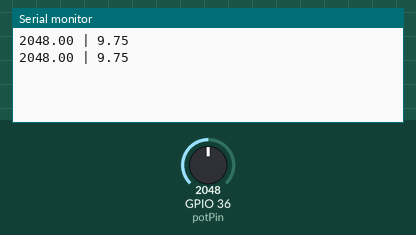
Recording of a sketch running on a simulated ESP32. Parts: the last lines printed to the serial monitor. Inputs (shaded band) come from the test bench; at power-on: GPIO 36 (potPin) = 2048. WiFi joins after 1.5 s; servers stay silent unless stated.

Above: at 4.0 s.
4.1 s: GPIO 36 (potPin) set to 2866
At 5.2 s:
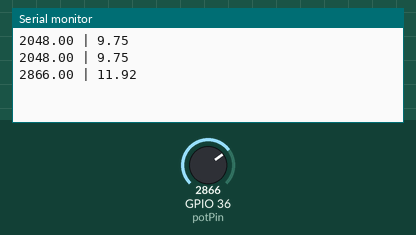
5.6 s: GPIO 36 (potPin) set to 3603
At 6.6 s:
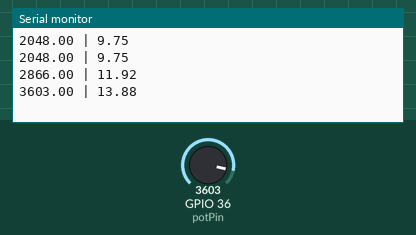
Timing chart, 0 to 8.6 s (numbered marks = the images above; inputs shaded):
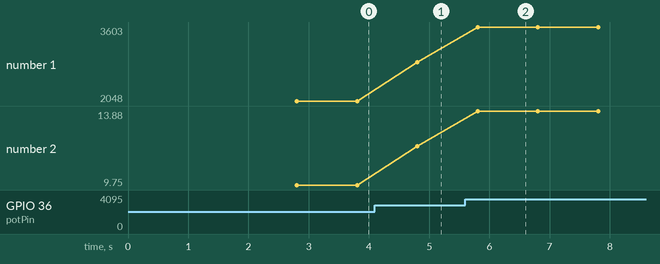

The sketch:

biodiesel_ph.ino
```cpp
#define BLYNK_TEMPLATE_ID "TMPLYYUV3Bl9"
#define BLYNK_TEMPLATE_NAME "QCBIoT pH"
#define BLYNK_AUTH_TOKEN "Nx2HBUL0z5Ae0VGSiN7fD3NL7tn44qS4"

#define BLYNK_PRINT Serial
#include <WiFi.h>
#include <WiFiClient.h>
#include <BlynkSimpleEsp32.h>

char auth[] = "Nx2HBUL0z5Ae0VGSiN7fD3NL7tn44qS4";
char ssid[] = "Darshan's X7 PRO 5G";
char pass[] = "Babu@08012003";
const int potPin=A0;
float ph;
float Value=0;

void setup() {
  Serial.begin(115200);
  Blynk.begin(auth, ssid, pass);
  pinMode(potPin,INPUT);
  delay(1000);
}
 void loop(){
    Blynk.run(); //this initializes the platform
    Value= analogRead(potPin); //this reads from the pin which we defined where sensor is connected to that pin
    Serial.print(Value);
    Serial.print(" | ");
    float voltage=Value*(3.3/4095.0); //baro value multiplied with voltage from micro/max value produced by that sensor
    ph=(3.3*voltage)+4.3;
    Blynk.virtualWrite(V1,ph); //widget alli print madodakke
    Serial.println(ph);
    delay(1000);
 }
```

Measured:
- after the input at 4.1 s, the serial monitor: prints a new line after 0.71 s (image 1)
- after the input at 5.6 s, the serial monitor: prints a new line after 0.21 s (image 2)
- plotted number 1: 2048 → 2866 after the input at 4.1 s, 2866 → 3603 after the input at 5.6 s
- plotted number 2: 9.75 → 11.92 after the input at 4.1 s, 11.92 → 13.88 after the input at 5.6 s
